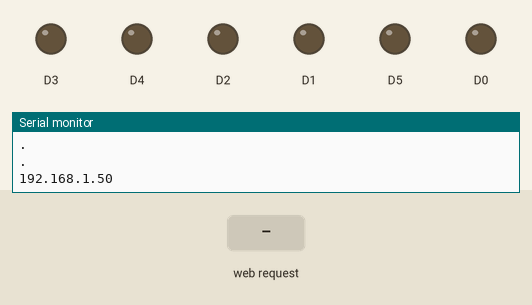
Recording of a sketch running on a simulated ESP8266 (NodeMCU). On the bench: output pins drawn as LEDs (lit = HIGH), the last lines printed to the serial monitor. Inputs (shaded band) come from the test bench. WiFi joins after 1.5 s; servers stay silent unless stated.

Above: at 3.2 s.
3.3 s: HTTP request GET /hold received
At 4.3 s:
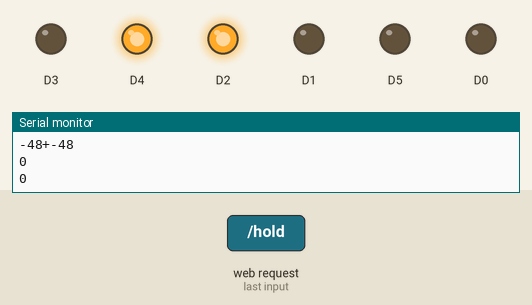
4.8 s: HTTP request GET /hold?p=1 received
At 5.5 s:
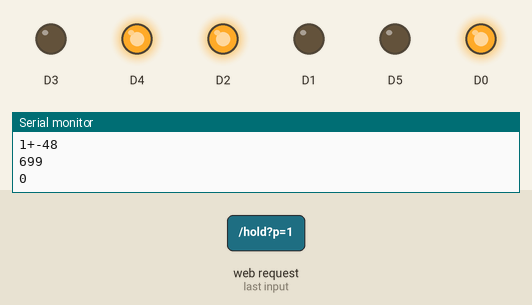
6.3 s: HTTP request GET /hold?p=0 received
At 6.6 s:
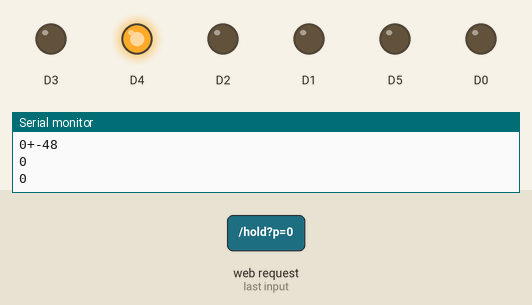
7.8 s: HTTP request GET /hold?p=120 received
At 8.9 s:
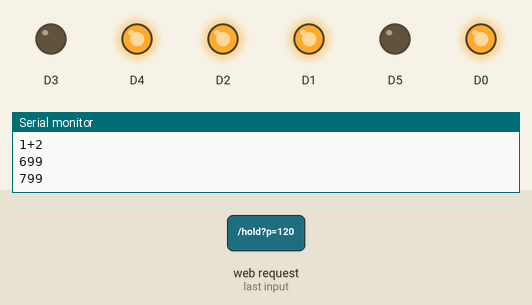
Timing chart, 0 to 10.3 s (numbered marks = the images above; inputs shaded):
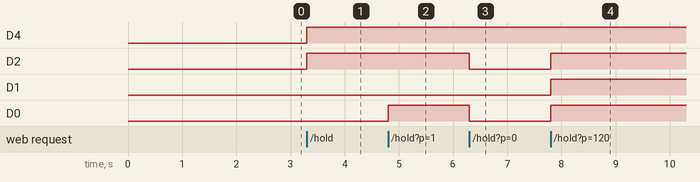

The sketch:

carwithgears.ino
```cpp
#include <ESP8266WiFi.h>
#include <WiFiClient.h>
#include <ESP8266WebServer.h>
#include <SoftwareSerial.h>
int p1[5] = {0, 699, 799, 899, 999};
//speed levels are distributed such that their for both wheels on same ith gear will move on straight line

int p2[5] = {0, 640, 740, 840, 940};
char ssid[] = "ssid name ";//both esp should be connected to same network
char pass[] = "password";
int v1 = LOW;
int v2 = LOW;
int v3 = LOW;
int v4 = LOW;
ESP8266WebServer server(80);
void gearon() {
  Serial.println("h");
  String gr = server.arg("p");
  server.send(200, "text/plain", "This is response to client");
  Serial.println(gr);
  int g1 = (int)gr.charAt(0) - 48;
  int g2 = (int)gr.charAt(1) - 48;
  v1 = g1 > 4 ? 0 : 1;
  v2 = 1 - v1;
  v3 = g2 > 4 ? 0 : 1;
  v4 = 1 - v3;
  if (g1 == 0) {
    v1 = 0;
    v2 = 0;
  }
  if (g2 == 0) {
    v3 = 0;
    v4 = 0;
  }

  Serial.println((String)g1 + "+" + (String)g2);
  Serial.println(p1[!(g1 == 4 || g1 == 8) ? (g1 % 4) : 4]);
  Serial.println(p1[!(g2 == 4 || g2 == 8) ? (g2 % 4) : 4]);
  analogWrite(D0, p1[!(g1 == 4 || g1 == 8) ? (g1 % 4) : 4]);
  analogWrite(D1, p1[!(g2 == 4 || g2 == 8) ? (g2 % 4) : 4]);
  digitalWrite(D2, v1);
  digitalWrite(D3, v2);
  digitalWrite(D4, v3);
  digitalWrite(D5, v4);
}
void setup() {
  Serial.begin(9600);
  pinMode(D0, OUTPUT);
  pinMode(D1, OUTPUT);
  pinMode(D2, OUTPUT);
  pinMode(D3, OUTPUT);
  pinMode(D4, OUTPUT);
  pinMode(D5, OUTPUT);
  WiFi.disconnect();
  WiFi.mode(WIFI_STA);
  WiFi.begin(ssid, pass);
  Serial.println(WiFi.status());
  Serial.println(ssid);
  while (WiFi.status() != WL_CONNECTED) {
    Serial.println(".");
    delay(1000);
  }
  Serial.println(WiFi.localIP());
  server.on("/hold", gearon);
  server.begin();
}
void loop() {
  server.handleClient();
}
```

Measured:
- after the input at 3.3 s, D4, D2: LOW → HIGH at once
- after the input at 4.8 s, D0: LOW → HIGH at once
- after the input at 6.3 s, D2, D0: HIGH → LOW at once
- after the input at 7.8 s, D2, D1, D0: LOW → HIGH at once
